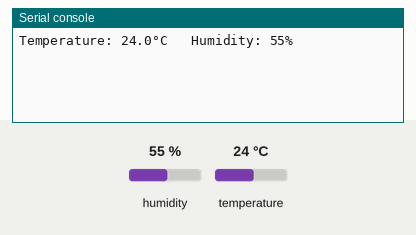
This program was run on a simulated MicroPython board. Shown: the last lines printed to the serial console. Inputs (shaded band) come from the test bench; at power-on: humidity 55 %, temperature 24 °C.

Above: at 1.2 s.
1.3 s: humidity set to 22 %
At 11.0 s:
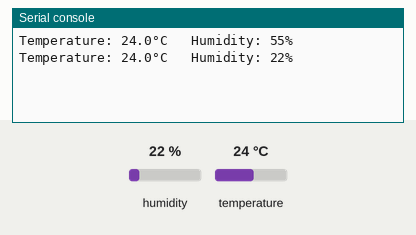
11.3 s: temperature set to 12 °C
At 20.7 s:
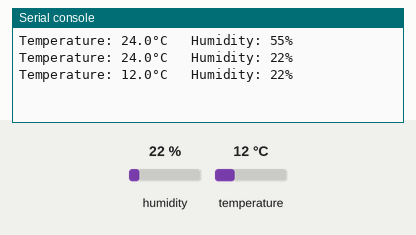
21.3 s: humidity set to 40 %
At 31.5 s:
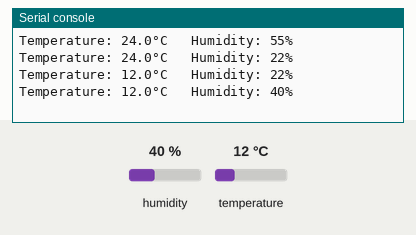
Timing chart, 0 to 33.0 s (numbered marks = the images above; inputs shaded):
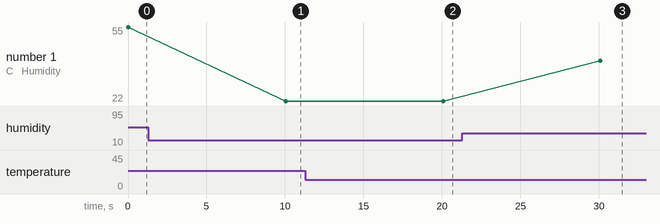

Measured:
- after the input at 1.3 s, the serial console: prints a new line after 8.7 s (image 1)
- after the input at 11.3 s, the serial console: prints a new line after 8.8 s (image 2)
- after the input at 21.3 s, the serial console: prints a new line after 8.8 s (image 3)
- plotted number 1: 55 → 22 after the input at 1.3 s, 22 → 40 after the input at 21.3 s

The program:

DHT22-TemperatureSensor.py
```python
from machine import Pin
from time import sleep
import dht

sensor = dht.DHT22(Pin(2))

while True:
    sensor.measure()
    temp = sensor.temperature()
    hum = sensor.humidity()
    print("Temperature: {}°C   Humidity: {:.0f}% ".format(temp, hum))
    sleep(10)
```
